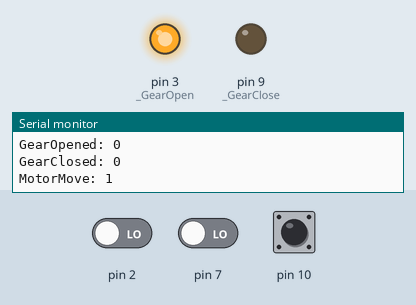
This sketch was run on a simulated Arduino Uno, built with avr-gcc and run on an emulated ATmega328P. Shown: output pins drawn as LEDs (lit = HIGH), the last lines printed to the serial monitor. The inputs (shaded band) are chosen by the test bench; at power-on: pin 7 LOW, pin 2 LOW, pin 10 LOW.

Above: at 1.2 s.
1.3 s: pin 7 driven HIGH
At 3.6 s:
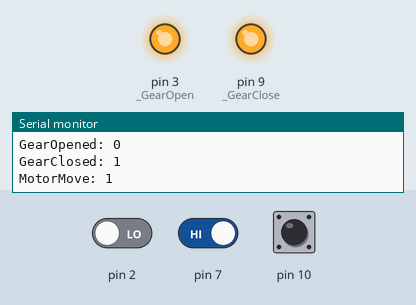
4.5 s: pin 2 driven HIGH
At 7.2 s:
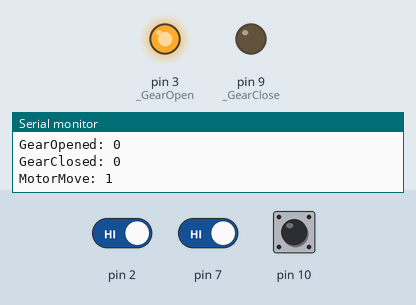
7.5 s: pin 2 driven LOW
At 9.5 s:
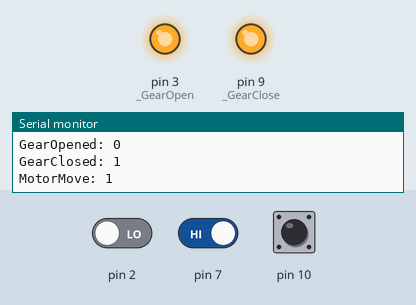
10.5 s: pin 10 pulsed HIGH 2 times (0.12 s each, 0.3 s apart)
At 11.3 s:
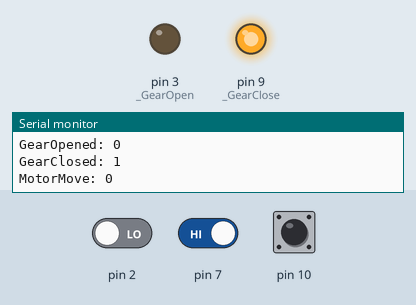
Timing chart, 0 to 13.5 s (numbered marks = the images above; inputs shaded):
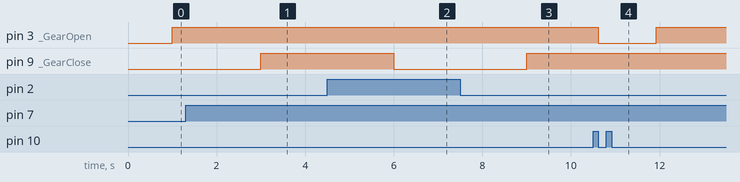

The sketch:

gears_logic.ino
```cpp
const int _MotorMoveUp = HIGH;
const int _MotorMoveDown = LOW;

const int _YES = HIGH;
const int _NO = LOW;

const int _GearOpen = 3;
const int _GearClose = 9;

int GearOpened;
int GearClosed;
int MotorMove;

double SignalFromFlySky;

void setup() {
  // put your setup code here, to run once:
  Serial.begin(9600);
  pinMode(3, OUTPUT); // Сигнал - поднять шасси
  pinMode(9, OUTPUT); // Сигнал - выпустить шасси

  pinMode(2, INPUT); // Сигнал о выпущенном шасси. Подтянуть резистором 10кОм к GRND.
  pinMode(7, INPUT); // Сигнал о поднятом шасси. Подтянуть резистором 10кОм к GRND.

  pinMode(10, INPUT); // Входной шим-сигнал от передатчика. LOW - выпустить шасси. HIGH - поднять шасси.

  //analogWrite(3, 0);
  //analogWrite(9, 100);


}

void loop() {

  if (GearOpened == _NO)
  {
    GearOpened = digitalRead(2);
  }

  if (GearClosed == _NO)
  {
    GearClosed = digitalRead(7);
  }

  if (GearClosed == _YES && GearOpened == _YES)
  {
    GearClosed = _NO;
    GearOpened = _NO;
  }

  MotorMove = digitalRead(10);
  SignalFromFlySky = pulseIn(10, HIGH);
  if (SignalFromFlySky < 1500)
  {
    MotorMove = _MotorMoveUp;
    //GearClosed = _NO;
  }
  else
  {
    MotorMove = _MotorMoveDown;
    //GearOpened = _NO;
  }

  Serial.print("GearOpened: ");
  Serial.println(GearOpened);
  Serial.print("GearClosed: ");
  Serial.println(GearClosed);
  Serial.print("MotorMove: ");
  Serial.println(MotorMove);


/*
  Serial.print("3: ");
  Serial.println(analogRead(3));
  Serial.print("9: ");
  Serial.println(analogRead(9));
  Serial.print("10: ");
  Serial.println(analogRead(10));
  Serial.print("10d: ");
  Serial.println(digitalRead(10));
*/


  if (GearClosed == _NO && MotorMove == _MotorMoveUp) { // Шасси выпущено, мотор работает на подъем шасси
    //digitalWrite(_GearOpen, _NO);
    //digitalWrite(_GearClose, _YES);

    digitalWrite(_GearOpen, _YES);
    digitalWrite(_GearClose, _NO);

    GearOpened = _NO;
  }
  else if (GearOpened == _YES && MotorMove == _MotorMoveDown) { // Шасси выпущено, мотор работает на выпуск шасси
    //digitalWrite(_GearOpen, _NO);
    //digitalWrite(_GearClose, _NO);

    digitalWrite(_GearOpen, _YES);
    digitalWrite(_GearClose, _YES);
  }
  else if (GearClosed == _YES && MotorMove == _MotorMoveUp) { // Шасси убрано, мотор работает на подъем шасси
    //digitalWrite(_GearOpen, _NO);
    //digitalWrite(_GearClose, _NO);

    digitalWrite(_GearOpen, _YES);
    digitalWrite(_GearClose, _YES);
  }
  else if (GearOpened == _NO && MotorMove == _MotorMoveDown) { // Шасси убрано, мотор работает на выпуск шасси
    //digitalWrite(_GearOpen, _YES);
    //digitalWrite(_GearClose, _NO);

    digitalWrite(_GearOpen, _NO);
    digitalWrite(_GearClose, _YES);

    GearClosed = _NO;
  }

/*  if (GearOpened == HIGH) {
    digitalWrite(8, HIGH);
  } else {
    digitalWrite(8, LOW);
  }

  if (sensorVal2 == HIGH) {
    digitalWrite(9, HIGH);
  } else {
    digitalWrite(9, LOW);
  }
*/

//delay(100);
}
```

Measured:
- after the input at 1.3 s, pin 9 (_GearClose): LOW → HIGH after 1.7 s
- after the input at 4.5 s, pin 9 (_GearClose): HIGH → LOW after 1.5 s
- after the input at 7.5 s, pin 9 (_GearClose): LOW → HIGH after 1.5 s
- after the input at 10.5 s, pin 3 (_GearOpen): HIGH → LOW after 0.12 s, → HIGH 1.3 s later
